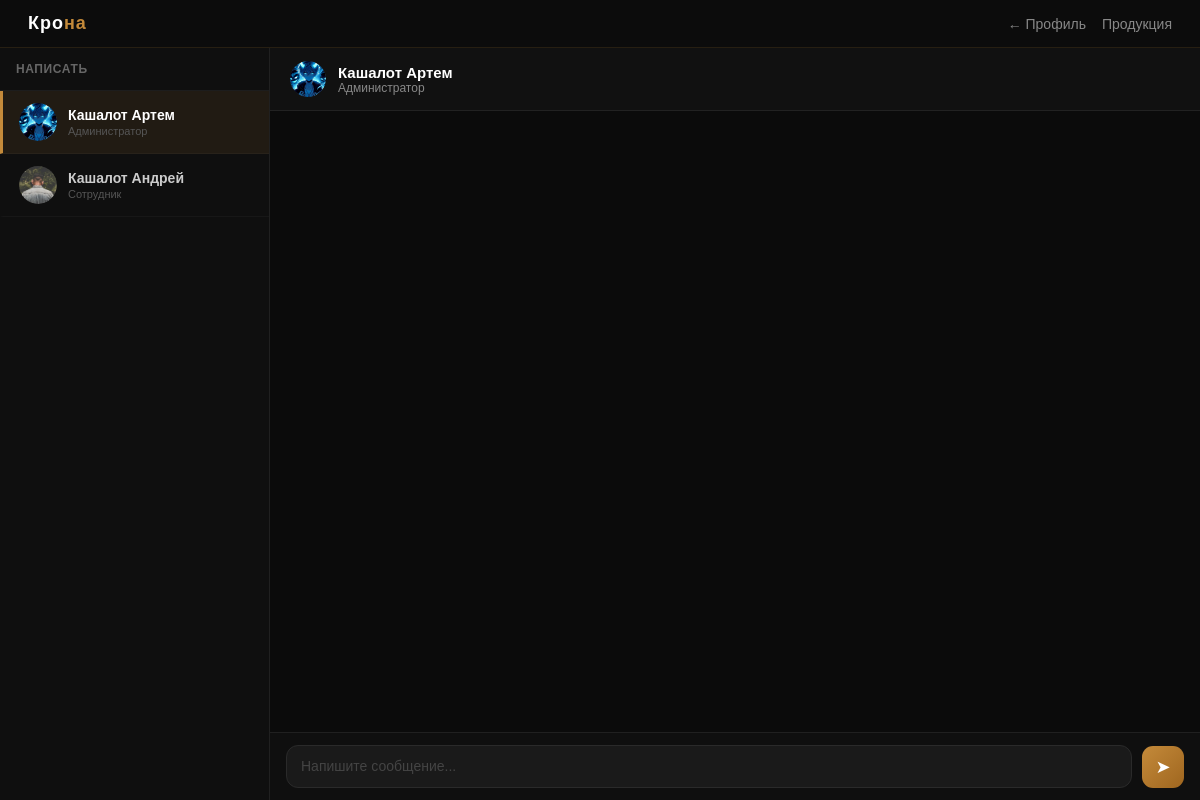
The app's page /chat.php (signed in) with its own data.
### tables this page shows
CREATE TABLE `polzovateli` (
  `id` int(10) UNSIGNED NOT NULL,
  `role_id` int(10) UNSIGNED NOT NULL DEFAULT 1,
  `telefon` varchar(20) NOT NULL,
  `email` varchar(150) NOT NULL,
  `familiya` varchar(100) NOT NULL,
  `imya` varchar(100) NOT NULL,
  `otchestvo` varchar(100) DEFAULT NULL,
  `data_rozhdeniya` date DEFAULT NULL,
  `mesto_prozhivaniya` varchar(150) DEFAULT NULL,
  `parol_hash` varchar(255) NOT NULL,
  `avatar` varchar(255) DEFAULT NULL,
  `created_at` timestamp NOT NULL DEFAULT current_timestamp(),
  `telegram_username` varchar(100) DEFAULT NULL,
  `telegram_chat_id` varchar(50) DEFAULT NULL
);

### chat.php (the view, shortened to what this page needs)
<?php
require_once 'connect.php';
$myRole = (int)($_SESSION['role_id'] ?? 1);
if ($myRole === 1) {
    $staff = $pdo->query("
        SELECT id, familiya, imya, avatar, role_id
        FROM polzovateli WHERE role_id IN (2,3)
        ORDER BY role_id DESC, familiya ASC
    ")->fetchAll();
}
?>
<!DOCTYPE html>
<html lang="ru">
<head>
<link rel="stylesheet" href="style.css">
</head>
<body>
<div class="top-bar">
    <a class="logo" href="index.php">Кро<span>на</span></a>
    <div class="top-links">
        <?php if ($myRole === 1): ?>
            <a href="profile.php">← Профиль</a>
            <a href="produkciya.php">Продукция</a>
        <?php else: ?>
            <a href="<?= $myRole===3?'admin.php':'employee.php' ?>">← Кабинет</a>
            <span id="totalUnreadBadge" style="display:<?= !empty($totalUnread)?'inline':'none' ?>;background:#c48a3a;color:#fff;border-radius:20px;padding:3px 10px;font-size:12px;font-weight:700;"><?= $totalUnread ?? 0 ?> новых</span>
        <?php endif; ?>
    </div>
</div>
<div class="chat-layout">
    <div class="chat-sidebar">
        <div class="sidebar-header"><?= $myRole === 1 ? 'Написать' : 'Клиенты' ?></div>
        <div class="sidebar-list" id="sidebarList">
            <?php if ($myRole === 1): ?>
                <?php if (empty($staff)): ?>
                    <div style="padding:20px;color:#444;font-size:13px;text-align:center;">Нет доступных менеджеров</div>
                <?php else: foreach ($staff as $s):
                    $rl = (int)$s['role_id'] === 3 ? 'Администратор' : 'Сотрудник'; ?>
                    <div class="sidebar-item" data-id="<?= $s['id'] ?>" data-name="<?= htmlspecialchars($s['familiya'].' '.$s['imya']) ?>" data-sub="<?= $rl ?>" data-avatar="<?= htmlspecialchars($s['avatar'] ?? '') ?>" onclick="selectChat(this)">
                        <div class="si-av">
                            <?php if (!empty($s['avatar']) && file_exists($s['avatar'])): ?><img src="<?= htmlspecialchars($s['avatar']) ?>" alt=""><?php else: ?>👷<?php endif; ?>
                        </div>
                        <div class="si-info">
                            <div class="si-name"><?= htmlspecialchars($s['familiya'].' '.$s['imya']) ?></div>
                            <div class="si-sub"><?= $rl ?></div>
                        </div>
                    </div>
                <?php endforeach; endif; ?>
            <?php endif; ?>
        </div>
    </div>
    <div class="chat-area">
        <div class="chat-hdr" id="chatHdr">
        </div>
        <div class="msgs" id="msgs">
        </div>
        <div class="chat-inp" id="chatInp" style="display:none;">
            <textarea id="msgInput" placeholder="Напишите сообщение..." rows="1"
                onkeydown="if(event.key==='Enter'&&!event.shiftKey){event.preventDefault();sendMsg();}"></textarea>
            <button class="send-btn" id="sendBtn" onclick="sendMsg()">➤</button>
        </div>
    </div>
</div>
</body>
</html>

### style.css (style rules this page uses)
* { margin: 0; padding: 0; box-sizing: border-box; font-family: Arial, sans-serif; }
html, body { width: 100%; min-height: 100%; overflow-x: hidden; background: #111; color: #fff; scroll-behavior: smooth; }
a, a:link, a:visited, a:hover, a:active { text-decoration: none; }
.logo { font-size: 28px; font-weight: 700; letter-spacing: 1px; color: #fff; }
.logo span { color: #c48a3a; }

### chat.php (style rules this page uses)
* { box-sizing:border-box;margin:0;padding:0; }
body { background:#0b0b0b;color:#f0f0f0;font-family:'Segoe UI',Arial,sans-serif;height:100vh;display:flex;flex-direction:column;overflow:hidden; }
.top-bar { display:flex;align-items:center;justify-content:space-between;padding:13px 28px;background:rgba(13,13,13,.97);border-bottom:1px solid rgba(196,138,58,.15);flex-shrink:0; }
.logo { font-size:18px;font-weight:800;color:#fff;text-decoration:none; }
.logo span { color:#c48a3a; }
.top-links { display:flex;gap:16px;align-items:center; }
.top-links a { color:#888;font-size:14px;text-decoration:none;transition:.2s; }
.chat-layout { display:flex;flex:1;overflow:hidden; }
.chat-sidebar { width:270px;border-right:1px solid rgba(255,255,255,.07);background:#0f0f0f;display:flex;flex-direction:column;flex-shrink:0; }
.sidebar-header { padding:14px 16px;border-bottom:1px solid rgba(255,255,255,.06);font-size:12px;font-weight:700;color:#666;text-transform:uppercase;letter-spacing:.6px; }
.sidebar-list { overflow-y:auto;flex:1; }
.sidebar-item { display:flex;align-items:center;gap:11px;padding:12px 16px;cursor:pointer;border-bottom:1px solid rgba(255,255,255,.03);transition:.15s;border-left:3px solid transparent; }
.sidebar-item.active { background:rgba(196,138,58,.1);border-left-color:#c48a3a; }
.sidebar-item.active .si-name { color:#fff; }
.si-av { width:38px;height:38px;border-radius:50%;background:#2a2a2a;display:flex;align-items:center;justify-content:center;font-size:17px;flex-shrink:0;overflow:hidden; }
.si-av img { width:38px;height:38px;border-radius:50%;object-fit:cover; }
.si-info { flex:1;min-width:0; }
.si-name { font-size:14px;font-weight:600;color:#ccc;white-space:nowrap;overflow:hidden;text-overflow:ellipsis; }
.si-sub { font-size:11px;color:#555;margin-top:2px; }
.chat-area { flex:1;display:flex;flex-direction:column;overflow:hidden; }
.chat-hdr { padding:13px 20px;border-bottom:1px solid rgba(255,255,255,.07);display:flex;align-items:center;gap:12px;background:#111;flex-shrink:0;min-height:62px; }
.msgs { flex:1;overflow-y:auto;padding:18px 20px;display:flex;flex-direction:column;gap:10px; }
.chat-inp { padding:12px 16px;border-top:1px solid rgba(255,255,255,.07);background:#0f0f0f;display:flex;gap:10px;align-items:flex-end;flex-shrink:0; }
.chat-inp textarea { flex:1;background:#1a1a1a;border:1px solid #2a2a2a;border-radius:12px;padding:10px 14px;color:#fff;font-size:14px;font-family:inherit;resize:none;outline:none;max-height:100px;line-height:1.5;transition:.2s; }
.chat-inp textarea::placeholder { color:#444; }
.send-btn { background:linear-gradient(135deg,#c48a3a,#9f661f);border:none;color:#fff;width:42px;height:42px;border-radius:11px;cursor:pointer;font-size:18px;display:flex;align-items:center;justify-content:center;flex-shrink:0; }

### records on screen
polzovateli: avatar (picture), familiya+imya "Кашалот Артем", role "Администратор"
polzovateli: avatar (picture), familiya+imya "Кашалот Андрей", role "Сотрудник"
